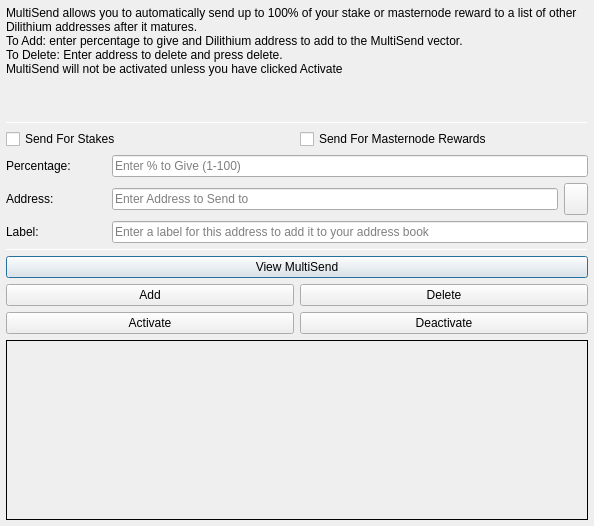
<?xml version="1.0" encoding="UTF-8"?>
<ui version="4.0">
 <class>MultiSendDialog</class>
 <widget class="QDialog" name="MultiSendDialog">
  <property name="windowModality">
   <enum>Qt::NonModal</enum>
  </property>
  <property name="geometry">
   <rect>
    <x>0</x>
    <y>0</y>
    <width>594</width>
    <height>526</height>
   </rect>
  </property>
  <property name="windowTitle">
   <string>MultiSend</string>
  </property>
  <layout class="QVBoxLayout" name="verticalLayout" stretch="0">
   <property name="leftMargin">
    <number>6</number>
   </property>
   <property name="topMargin">
    <number>6</number>
   </property>
   <property name="rightMargin">
    <number>6</number>
   </property>
   <property name="bottomMargin">
    <number>6</number>
   </property>
   <item>
    <layout class="QVBoxLayout" name="verticalLayout_Main" stretch="1,1,1,0,1,1,1">
     <item>
      <widget class="QLabel" name="label_2">
       <property name="lineWidth">
        <number>1</number>
       </property>
       <property name="text">
        <string>MultiSend allows you to automatically send up to 100% of your stake or masternode reward to a list of other Dilithium addresses after it matures.
To Add: enter percentage to give and Dilithium address to add to the MultiSend vector.
To Delete: Enter address to delete and press delete.
MultiSend will not be activated unless you have clicked Activate</string>
       </property>
       <property name="alignment">
        <set>Qt::AlignLeading|Qt::AlignLeft|Qt::AlignTop</set>
       </property>
       <property name="wordWrap">
        <bool>true</bool>
       </property>
      </widget>
     </item>
     <item>
      <widget class="Line" name="line">
       <property name="minimumSize">
        <size>
         <width>0</width>
         <height>1</height>
        </size>
       </property>
       <property name="maximumSize">
        <size>
         <width>16777215</width>
         <height>1</height>
        </size>
       </property>
       <property name="orientation">
        <enum>Qt::Horizontal</enum>
       </property>
      </widget>
     </item>
     <item>
      <layout class="QVBoxLayout" name="verticalLayout_Settings">
       <item>
        <layout class="QHBoxLayout" name="horizontalLayout">
         <item>
          <widget class="QCheckBox" name="multiSendStakeCheckBox">
           <property name="text">
            <string>Send For Stakes</string>
           </property>
          </widget>
         </item>
         <item>
          <widget class="QCheckBox" name="multiSendMasternodeCheckBox">
           <property name="text">
            <string>Send For Masternode Rewards</string>
           </property>
          </widget>
         </item>
        </layout>
       </item>
       <item>
        <layout class="QHBoxLayout" name="horizontalLayout_6">
         <item>
          <widget class="QLabel" name="label">
           <property name="minimumSize">
            <size>
             <width>100</width>
             <height>0</height>
            </size>
           </property>
           <property name="toolTip">
            <string>Percentage of stake to send</string>
           </property>
           <property name="text">
            <string>Percentage:</string>
           </property>
          </widget>
         </item>
         <item>
          <widget class="QLineEdit" name="multiSendPercentEdit">
           <property name="toolTip">
            <string>Enter whole numbers 1 - 100</string>
           </property>
           <property name="placeholderText">
            <string>Enter % to Give (1-100)</string>
           </property>
          </widget>
         </item>
        </layout>
       </item>
       <item>
        <layout class="QHBoxLayout" name="horizontalLayout_7">
         <item>
          <widget class="QLabel" name="label_5">
           <property name="minimumSize">
            <size>
             <width>100</width>
             <height>0</height>
            </size>
           </property>
           <property name="toolTip">
            <string>Address to send portion of stake to</string>
           </property>
           <property name="text">
            <string>Address:</string>
           </property>
          </widget>
         </item>
         <item>
          <widget class="QLineEdit" name="multiSendAddressEdit">
           <property name="toolTip">
            <string/>
           </property>
           <property name="placeholderText">
            <string>Enter Address to Send to</string>
           </property>
          </widget>
         </item>
         <item>
          <widget class="QToolButton" name="addressBookButton">
           <property name="maximumSize">
            <size>
             <width>16777215</width>
             <height>32</height>
            </size>
           </property>
           <property name="toolTip">
            <string>Choose an address from the address book</string>
           </property>
           <property name="text">
            <string/>
           </property>
           <property name="icon">
            <iconset resource="../dilithium.qrc">
             <normaloff>:/icons/address-book</normaloff>:/icons/address-book</iconset>
           </property>
           <property name="shortcut">
            <string>Alt+A</string>
           </property>
          </widget>
         </item>
        </layout>
       </item>
      </layout>
     </item>
     <item>
      <layout class="QHBoxLayout" name="horizontalLayout_3">
       <item>
        <widget class="QLabel" name="label_3">
         <property name="minimumSize">
          <size>
           <width>100</width>
           <height>0</height>
          </size>
         </property>
         <property name="text">
          <string>Label:</string>
         </property>
        </widget>
       </item>
       <item>
        <widget class="QLineEdit" name="labelAddressLabelEdit">
         <property name="placeholderText">
          <string>Enter a label for this address to add it to your address book</string>
         </property>
        </widget>
       </item>
      </layout>
     </item>
     <item>
      <widget class="Line" name="line_2">
       <property name="minimumSize">
        <size>
         <width>0</width>
         <height>1</height>
        </size>
       </property>
       <property name="maximumSize">
        <size>
         <width>16777215</width>
         <height>1</height>
        </size>
       </property>
       <property name="orientation">
        <enum>Qt::Horizontal</enum>
       </property>
      </widget>
     </item>
     <item>
      <layout class="QVBoxLayout" name="verticalLayout_Buttons">
       <item>
        <layout class="QHBoxLayout" name="horizontalLayout_4">
         <item>
          <widget class="QPushButton" name="viewButton">
           <property name="toolTip">
            <string/>
           </property>
           <property name="statusTip">
            <string>View MultiSend Vector</string>
           </property>
           <property name="text">
            <string>View MultiSend</string>
           </property>
          </widget>
         </item>
        </layout>
       </item>
       <item>
        <layout class="QHBoxLayout" name="horizontalLayout_2">
         <item>
          <widget class="QPushButton" name="addButton">
           <property name="toolTip">
            <string/>
           </property>
           <property name="statusTip">
            <string>Add to MultiSend Vector</string>
           </property>
           <property name="text">
            <string>Add</string>
           </property>
          </widget>
         </item>
         <item>
          <widget class="QPushButton" name="deleteButton">
           <property name="toolTip">
            <string/>
           </property>
           <property name="statusTip">
            <string>Delete Address From MultiSend Vector</string>
           </property>
           <property name="text">
            <string>Delete</string>
           </property>
          </widget>
         </item>
        </layout>
       </item>
       <item>
        <layout class="QHBoxLayout" name="horizontalLayout_5">
         <item>
          <widget class="QPushButton" name="activateButton">
           <property name="statusTip">
            <string>Activate MultiSend</string>
           </property>
           <property name="text">
            <string>Activate</string>
           </property>
          </widget>
         </item>
         <item>
          <widget class="QPushButton" name="disableButton">
           <property name="statusTip">
            <string>Deactivate MultiSend</string>
           </property>
           <property name="text">
            <string>Deactivate</string>
           </property>
          </widget>
         </item>
        </layout>
       </item>
      </layout>
     </item>
     <item>
      <widget class="QLabel" name="message">
       <property name="minimumSize">
        <size>
         <width>0</width>
         <height>180</height>
        </size>
       </property>
       <property name="frameShape">
        <enum>QFrame::Panel</enum>
       </property>
       <property name="frameShadow">
        <enum>QFrame::Plain</enum>
       </property>
       <property name="lineWidth">
        <number>1</number>
       </property>
       <property name="midLineWidth">
        <number>1</number>
       </property>
       <property name="text">
        <string/>
       </property>
       <property name="alignment">
        <set>Qt::AlignLeading|Qt::AlignLeft|Qt::AlignTop</set>
       </property>
       <property name="wordWrap">
        <bool>true</bool>
       </property>
      </widget>
     </item>
    </layout>
   </item>
  </layout>
 </widget>
 <resources>
  <include location="../dilithium.qrc"/>
 </resources>
 <connections/>
</ui>
